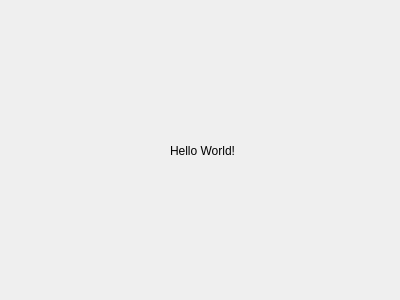
<?xml version="1.0" encoding="UTF-8"?>
<ui version="4.0">
 <class>HelloDialog</class>
 <widget class="QDialog" name="HelloDialog">
  <property name="geometry">
   <rect>
    <x>0</x>
    <y>0</y>
    <width>400</width>
    <height>300</height>
   </rect>
  </property>
  <property name="windowTitle">
   <string>Dialog</string>
  </property>
  <widget class="QLabel" name="label">
   <property name="geometry">
    <rect>
     <x>170</x>
     <y>130</y>
     <width>71</width>
     <height>41</height>
    </rect>
   </property>
   <property name="text">
    <string>Hello World!</string>
   </property>
  </widget>
 </widget>
 <resources/>
 <connections/>
</ui>
